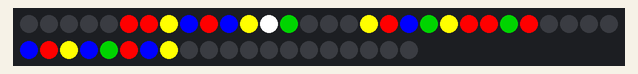
This sketch was run on a simulated Arduino Uno, built with avr-gcc and run on an emulated ATmega328P. Parts: 50 RGB LEDs in strip order, left to right, continuing on the next row. Random numbers use the default seed unless the sketch sets one.

Above: at 0.1 s.
At 28.7 s:
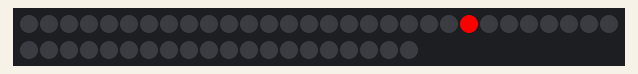

The sketch:

StrangerThings_ChristmasLights.ino
```cpp
// Stranger Things Christmas Light
#include <FastLED.h>
#define NUM_LEDS 50
#define DATA_PIN 6
#define DELAY_DEFAULT 1000

CRGB leds[NUM_LEDS];
int rnd = 0;

void setup() {
  FastLED.addLeds<WS2811, DATA_PIN>(leds, NUM_LEDS);
  // seed random generator from input for more true randomness
  randomSeed (analogRead(0));
}

void loop() {
  //
  switch(rnd){
    case 0:
     CHRISTMAS();
     break;
    case 1:
     IMHERE();
     break;
    case 2:
     RUN();
     break;
    case 3:
     FLICKER();
     break;
  }
  rnd = random (0, 4);
}

void CHRISTMAS() {
   FastLED.clear();
 leds[0] = CRGB::Black;
 leds[1] = CRGB::Black;
 leds[2] = CRGB::Black;
 leds[3] = CRGB::Black;
 leds[4] = CRGB::Black;
 leds[5] = CRGB::Red;
 leds[6] = CRGB::Red;
 leds[7] = CRGB::Yellow;
 leds[8] = CRGB::Blue;
 leds[9] = CRGB::Red;
 leds[10] = CRGB::Blue;
 leds[11] = CRGB::Yellow;
 leds[12] = CRGB::White;
 leds[13] = CRGB::Green;
 leds[14] = CRGB::Black;
 leds[15] = CRGB::Black;
 leds[16] = CRGB::Black;
 leds[17] = CRGB::Yellow;
 leds[18] = CRGB::Red;//J
 leds[19] = CRGB::Blue;//K
 leds[20] = CRGB::Green;//L
 leds[21] = CRGB::Yellow;//M
 leds[22] = CRGB::Red;//N
 leds[23] = CRGB::Red;//O
 leds[24] = CRGB::Green;//P
 leds[25] = CRGB::Red;//Q
 leds[26] = CRGB::Black;
 leds[27] = CRGB::Black;
 leds[28] = CRGB::Black;
 leds[29] = CRGB::Black;
 leds[30] = CRGB::Blue;//H
 leds[31] = CRGB::Red;//G
 leds[32] = CRGB::Yellow;//F
 leds[33] = CRGB::Blue;//E
 leds[34] = CRGB::Green;//D
 leds[35] = CRGB::Red;//C
 leds[36] = CRGB::Blue;//B
 leds[37] = CRGB::Yellow;//A
 leds[38] = CRGB::Black;
 leds[39] = CRGB::Black;
 leds[40] = CRGB::Black;
 leds[41] = CRGB::Black;
 leds[42] = CRGB::Black;
 leds[43] = CRGB::Black;
 leds[44] = CRGB::Black;
 leds[45] = CRGB::Black;
 leds[46] = CRGB::Black;
 leds[47] = CRGB::Black;
 leds[48] = CRGB::Black;
 leds[49] = CRGB::Black;
 FastLED.show();
 delay(8000);
 //
 leds[0] = CRGB::Black;
 leds[1] = CRGB::Black;
 leds[2] = CRGB::Black;
 leds[3] = CRGB::Black;
 leds[4] = CRGB::Black;
 leds[5] = CRGB::Black;
 leds[6] = CRGB::Black;
 leds[7] = CRGB::Black;
 leds[8] = CRGB::Black;
 leds[9] = CRGB::Black;
 leds[10] = CRGB::Black;
 leds[11] = CRGB::Black;
 leds[12] = CRGB::Black;
 leds[13] = CRGB::Black;
 leds[14] = CRGB::Black;
 leds[15] = CRGB::Black;
 leds[16] = CRGB::Black;
 leds[17] = CRGB::Black;
 leds[18] = CRGB::Black;
 leds[19] = CRGB::Black;
 leds[20] = CRGB::Black;
 leds[21] = CRGB::Black;
 leds[22] = CRGB::Black;
 leds[23] = CRGB::Black;
 leds[24] = CRGB::Black;
 leds[25] = CRGB::Black;
 leds[26] = CRGB::Black;
 leds[27] = CRGB::Black;
 leds[28] = CRGB::Black;
 leds[29] = CRGB::Black;
 leds[30] = CRGB::Black;
 leds[31] = CRGB::Black;
 leds[32] = CRGB::Black;
 leds[33] = CRGB::Black;
 leds[34] = CRGB::Black;
 leds[35] = CRGB::Black;
 leds[36] = CRGB::Black;
 leds[37] = CRGB::Black;
 leds[38] = CRGB::Black;
 leds[39] = CRGB::Black;
 leds[40] = CRGB::Black;
 leds[41] = CRGB::Black;
 leds[42] = CRGB::Black;
 leds[43] = CRGB::Black;
 leds[44] = CRGB::Black;
 leds[45] = CRGB::Black;
 leds[46] = CRGB::Black;
 leds[47] = CRGB::Black;
 leds[48] = CRGB::Black;
 leds[49] = CRGB::Black;
 FastLED.show();
 delay(DELAY_DEFAULT);
}

void IMHERE() {
  FastLED.clear();
  // I
 leds[17] = CRGB::Blue;
 FastLED.show();
 delay(DELAY_DEFAULT);
 leds[17] = CRGB::Black;
 FastLED.show();
 delay(DELAY_DEFAULT);
 // M
 leds[21] = CRGB::Green;
 FastLED.show();
 delay(DELAY_DEFAULT);
 leds[21] = CRGB::Black;
 FastLED.show();
 delay(DELAY_DEFAULT);
 // H
  FastLED.clear();
 leds[30] = CRGB::Red;
 FastLED.show();
 delay(DELAY_DEFAULT);
 leds[30] = CRGB::Black;
 FastLED.show();
 delay(DELAY_DEFAULT);
 // E
 leds[33] = CRGB::Blue;
 FastLED.show();
 delay(DELAY_DEFAULT);
 leds[33] = CRGB::Black;
 FastLED.show();
 delay(DELAY_DEFAULT);
  // R
 leds[13] = CRGB::Blue;
 FastLED.show();
 delay(DELAY_DEFAULT);
 leds[13] = CRGB::Black;
 FastLED.show();
 delay(DELAY_DEFAULT);
 // E
 leds[33] = CRGB::Blue;
 FastLED.show();
 delay(DELAY_DEFAULT);
 leds[33] = CRGB::Black;
 FastLED.show();
 delay(DELAY_DEFAULT);
}

void RUN() {
  FastLED.clear();
 leds[13] = CRGB::Blue;
 FastLED.show();
 delay(DELAY_DEFAULT);
 //
 leds[13] = CRGB::Black;
 FastLED.show();
 delay(DELAY_DEFAULT);
 //
 leds[10] = CRGB::Green;
 FastLED.show();
 delay(DELAY_DEFAULT);
 //
 leds[10] = CRGB::Black;
 FastLED.show();
 delay(DELAY_DEFAULT);
 //
  FastLED.clear();
 leds[22] = CRGB::Red;
 FastLED.show();
 delay(DELAY_DEFAULT);
 //
 leds[22] = CRGB::Black;
 FastLED.show();
 delay(DELAY_DEFAULT);
}

void FLICKER() {
  for (int i=0; i <=6;i++){
   FastLED.clear();
 leds[0] = CRGB::Black;
 leds[1] = CRGB::Black;
 leds[2] = CRGB::Black;
 leds[3] = CRGB::Black;
 leds[4] = CRGB::Black;
 leds[5] = CRGB::Red;
 leds[6] = CRGB::Red;
 leds[7] = CRGB::Yellow;
 leds[8] = CRGB::Blue;
 leds[9] = CRGB::Red;
 leds[10] = CRGB::Blue;
 leds[11] = CRGB::Yellow;
 leds[12] = CRGB::White;
 leds[13] = CRGB::Green;
 leds[14] = CRGB::Black;
 leds[15] = CRGB::Black;
 leds[16] = CRGB::Black;
 leds[17] = CRGB::Yellow;
 leds[18] = CRGB::Red;//J
 leds[19] = CRGB::Blue;//K
 leds[20] = CRGB::Green;//L
 leds[21] = CRGB::Yellow;//M
 leds[22] = CRGB::Red;//N
 leds[23] = CRGB::Red;//O
 leds[24] = CRGB::Green;//P
 leds[25] = CRGB::Red;//Q
 leds[26] = CRGB::Black;
 leds[27] = CRGB::Black;
 leds[28] = CRGB::Black;
 leds[29] = CRGB::Black;
 leds[30] = CRGB::Blue;//H
 leds[31] = CRGB::Red;//G
 leds[32] = CRGB::Yellow;//F
 leds[33] = CRGB::Blue;//E
 leds[34] = CRGB::Green;//D
 leds[35] = CRGB::Red;//C
 leds[36] = CRGB::Blue;//B
 leds[37] = CRGB::Yellow;//A
 leds[38] = CRGB::Black;
 leds[39] = CRGB::Black;
 leds[40] = CRGB::Black;
 leds[41] = CRGB::Black;
 leds[42] = CRGB::Black;
 leds[43] = CRGB::Black;
 leds[44] = CRGB::Black;
 leds[45] = CRGB::Black;
 leds[46] = CRGB::Black;
 leds[47] = CRGB::Black;
 leds[48] = CRGB::Black;
 leds[49] = CRGB::Black;
    FastLED.show();
    delay(40);
 leds[0] = CRGB::Black;
 leds[1] = CRGB::Black;
 leds[2] = CRGB::Black;
 leds[3] = CRGB::Black;
 leds[4] = CRGB::Black;
 leds[5] = CRGB::Black;
 leds[6] = CRGB::Black;
 leds[7] = CRGB::Black;
 leds[8] = CRGB::Black;
 leds[9] = CRGB::Black;
 leds[10] = CRGB::Black;
 leds[11] = CRGB::Black;
 leds[12] = CRGB::Black;
 leds[13] = CRGB::Black;
 leds[14] = CRGB::Black;
 leds[15] = CRGB::Black;
 leds[16] = CRGB::Black;
 leds[17] = CRGB::Black;
 leds[18] = CRGB::Black;
 leds[19] = CRGB::Black;
 leds[20] = CRGB::Black;
 leds[21] = CRGB::Black;
 leds[22] = CRGB::Black;
 leds[23] = CRGB::Black;
 leds[24] = CRGB::Black;
 leds[25] = CRGB::Black;
 leds[26] = CRGB::Black;
 leds[27] = CRGB::Black;
 leds[28] = CRGB::Black;
 leds[29] = CRGB::Black;
 leds[30] = CRGB::Black;
 leds[31] = CRGB::Black;
 leds[32] = CRGB::Black;
 leds[33] = CRGB::Black;
 leds[34] = CRGB::Black;
 leds[35] = CRGB::Black;
 leds[36] = CRGB::Black;
 leds[37] = CRGB::Black;
 leds[38] = CRGB::Black;
 leds[39] = CRGB::Black;
 leds[40] = CRGB::Black;
 leds[41] = CRGB::Black;
 leds[42] = CRGB::Black;
 leds[43] = CRGB::Black;
 leds[44] = CRGB::Black;
 leds[45] = CRGB::Black;
 leds[46] = CRGB::Black;
 leds[47] = CRGB::Black;
 leds[48] = CRGB::Black;
 leds[49] = CRGB::Black;
    FastLED.show();
    delay(40);
  }
}
```
